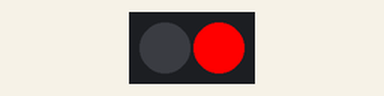
A sketch run on a simulated Arduino Uno, built with avr-gcc and run on an emulated ATmega328P. Shown: 2 RGB LEDs in strip order, left to right. Dim RGB values are drawn brighter than linear.

Above: at 0.15 s.
At 5.85 s:
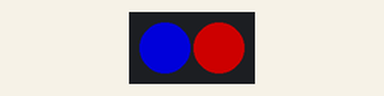
Timing chart, 0 to 6.2 s (numbered marks = the images above):
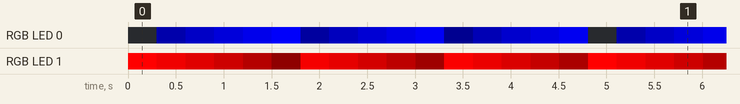

The sketch:

Chapter5_01TwoNeoPixels.ino
```cpp
/* Getting Started with Trinket - Two Neopixel Program

From Chapter 5 of Getting Started with Trinket by Mike Barela, 2014
Version 1.0 - Initial Version
*/
#include <Adafruit_NeoPixel.h> // Add in the Adafruit Neopixel library <1>

#define PIN       0 // Neopixel signal output pin <2>
#define NUMPIXELS 2 // How many pixels we will use

// Set the Neopixel data structures and operation
Adafruit_NeoPixel strip =
  Adafruit_NeoPixel(NUMPIXELS, PIN, NEO_GRB + NEO_KHZ800);

void setup() { // <3>
  strip.begin(); // This sets up Neopixels for use
  strip.show();  // Initialize all pixels to 'off'
}

void loop() {
  int8_t i; // <4>

  for(i=0; i <= 255; i++) { // <5>
    // Cycle the first Neopixel up in Blue, the second down in red
    strip.setPixelColor(0,strip.Color(    0,0,i)); // <6>
    strip.setPixelColor(1,strip.Color(255-i,0,0));
    strip.show();
    delay(6);
  }

  delay(100);

  for(i=255; i >=0 ; i--) {
    // Cycle the first Neopixel down in blue, the second up in red
    strip.setPixelColor(0,strip.Color(    0,0,i));
    strip.setPixelColor(1,strip.Color(255-i,0,0));
    strip.show();
    delay(6);
  }

  delay(100);
}
/*
<1> We must include the Adafruit Neopixel library which you can obtain from https://github.com/adafruit/Adafruit_NeoPixel and install per instructions in <<chap-libraries>>.
<2> We make some definitions allowing us to easily change things: the pin on Trinket to connect to the Neopixels and how many pixels we will drive. The last values--+NEO_GRB+ and +NEO_KHZ800+ are the values for all the Neopixels now sold by Adafruit (other values can be used with some other brands of smart LEDs).
<3> Setup initializes the data structure our definition of 'strip' set.
The loop cycles the color of the LEDs, the first one cycles up then down in blue, the red cycles down then up in red.
<4> Variable +i+ is an 8 bit unsigned integer +uint8_t+ which should be fine as long as we restrict its use to between 0 and 255 per <<chap-libraries>>.
<5> Each time through the loop function, we directly manipulate the blue value (the third parameter in the +Color+ function) and the red value (the first parameter). The green value (the second value) is left at zero. If you like green over red, you can change it to a fixed number or cycle it as a function of variable +i+ or +255-i+.
<6> The +strip.Color+ function takes three numbers, a red, green, and blue value from 0 to 255 (low/off to high/full on).  The return value is a single 32 bit (long) number for the combined color.  The +strip.setPixelColor+ call takes two values: the pixel number and the 32 bit color number. This is why we have +strip.Color+ nested into the +setPixelColor+ function call.
*/
```

Measured:
- by itself, everything shown: repeats every 4.8 s, in 16 steps
